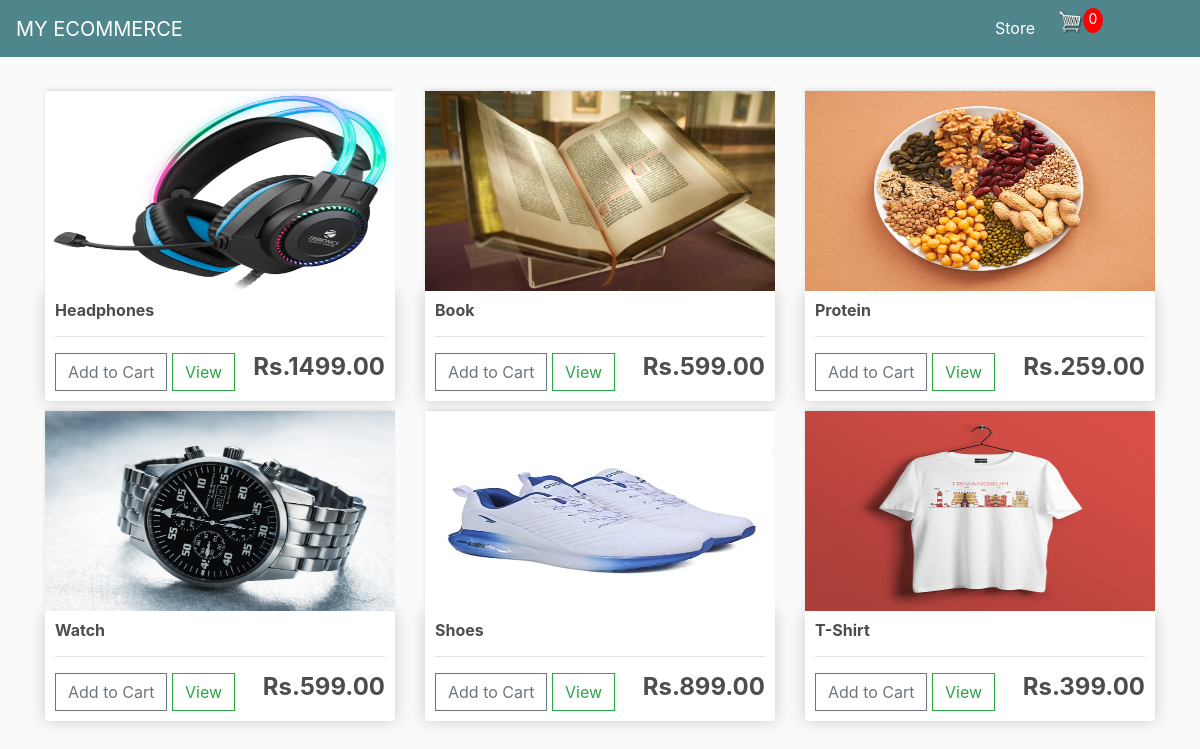
The page / on the database its author committed.
### store/models.py (models this page shows, shortened)
class Product(models.Model):
    name = models.CharField(max_length=200, null=True)
    price = models.DecimalField(max_digits=7, decimal_places=2)
    digital = models.BooleanField(default=False, null=True, blank=False)
    image = models.ImageField(null=True, blank=False)
    @property
    def imageURL(self):
        try:
            url = self.image.url
        except:
            url = ''
        return url

### store/views.py (the view)
# urls.py: path('', include('store.urls'))
def store(request):
	if request.user.is_authenticated:
		customer = request.user.customer
		order, created = Order.objects.get_or_create(customer=customer, complete=False)
		items = order.orderitem_set.all()
		cartItems = order.get_cart_items
	else:
		cookieData = cookieCart(request)
		cartItems = cookieData['cartItems']
	products = Product.objects.all()
	context = {'products':products, 'cartItems':cartItems}
	return render(request, 'store/store.html', context)

### store/utlis.py (called while the page is built, shortened)
def cookieCart(request):
    try:
        cart = json.loads(request.COOKIES['cart'])
    except:
        cart = {}
    print('CART:', cart)
    items = []
    order = {'get_cart_total':0, 'get_cart_items':0, 'shipping':False}
    cartItems = order['get_cart_items']
    return {'cartItems':cartItems, 'order':order, 'items':items}

### store/templates/store/store.html
{% extends 'store/main.html' %}
{% load static %}
{% block content %}
	<div class="row">
		{% for product in products %}
		<div class="col-lg-4">
        	<img class="thumbnail" src="{{product.imageURL}}">
			<div class="box-element product">
        		<h6><strong>{{product.name}}</strong></h6>
       			<hr>
        		<button data-product="{{product.id}}" data-action="add" class="btn btn-outline-secondary add-btn update-cart">Add to Cart</button>
				<a class="btn btn-outline-success" href="#">View</a>
				<h4 style="display: inline-block; float: right;"><strong>
				Rs.{{product.price|floatformat:2}}</strong></h4>
			</div>
		</div>
		{% endfor %}
</div>
{% endblock content %}

### store/templates/store/main.html (shortened to what this page needs)
{% load static %}
<!DOCTYPE html>
<html>
<head>
  <link rel="stylesheet" href="https://stackpath.bootstrapcdn.com/bootstrap/4.4.1/css/bootstrap.min.css">
  <link rel="stylesheet" type="text/css" href="{% static 'css/main.css' %}">
</head>
<body>
  <nav class="navbar navbar-expand-lg navbar-dark bg-dark">
    <a class="navbar-brand" href="#">MY ECOMMERCE</a>
    <div class="collapse navbar-collapse" id="navbarSupportedContent">
      <ul class="navbar-nav mr-auto">
        <li class="nav-item active">
          <a class="nav-link" href="#">Store <span class="sr-only">(current)</span></a>
        </li>
          <a href="{% url 'cart' %}">
            <img id="cart-icon" src="{% static 'images/cart.png' %}">
          </a>
          <p id="cart-total">{{cartItems}}</p>
        </div>
  </nav>
  <div class="container">
    <br>
    {% block content %}
    {% endblock content %}
  </div>
</body>
</html>

### static/css/main.css (style rules this page uses)
body { background-color: hsl(0, 0%, 98%); }
h1,h2,h3,h4,h5,h6 { color:hsl(0, 0%, 30%); }
.box-element { box-shadow:hsl(0, 0%, 80%) 0 0 16px; background-color: #fff; border-radius: 4px; padding: 10px; }
.thumbnail { width: 100%; height: 200px; -webkit-box-shadow: -1px -3px 5px -2px rgba(214,214,214,1); -moz-box-shadow: -1px -3px 5px -2px rgba(214,214,214,1); box-shadow: -1px -3px 5px -2px rgba(214,214,214,1); }
.product { border-radius: 0 0 4px 4px; }
.bg-dark { background-color: #4f868c!important; }
#cart-icon { width:25px; display: inline-block; margin-left: 15px; }
#cart-total { display: block; text-align: center; color:#fff; background-color: red; width: 20px; height: 25px; border-radius: 50%; font-size: 14px; }
.col-lg-4, .col-lg-6, .col-lg-8, .col-lg-12 { margin-top: 10px; }
.btn { border-radius: 0; }
.navbar-nav { margin-left: 80%; }

### rows shown on the page
Product: imageURL (picture), name "Headphones", price "1499.00"
Product: imageURL (picture), name "Book", price "599.00"
Product: imageURL (picture), name "Protein", price "259.00"
Product: imageURL (picture), name "Watch", price "599.00"
Product: imageURL (picture), name "Shoes", price "899.00"
Product: imageURL (picture), name "T-Shirt", price "399.00"

### other values the page prints
{{ cartItems }} "0"
